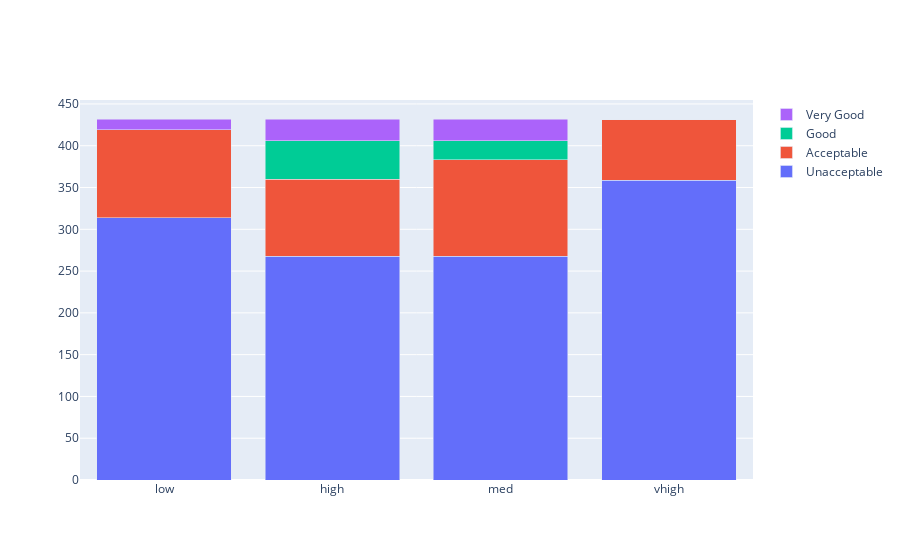

The notebook cell this image was saved under:
### Markdown cell above
**Gráfico "Custo de manutenção vs avaliação"**

### Code cell
configure_plotly_browser_state()
data = [
    go.Bar(
        x=a[1].index, # assign x as the dataframe column 'x'
        y=mc['unacc'],
        name='Unacceptable'
    ),
    go.Bar(
        x=a[1].index,
        y=mc['acc'],
        name='Acceptable'
    ),
    go.Bar(
        x=a[1].index,
        y=mc['good'],
        name='Good'
    ),
    go.Bar(
        x=a[1].index,
        y=mc['vgood'],
        name='Very Good'
    )

]

layout = go.Layout(
    barmode='stack',
    #title='Custo de manutenção vs avaliação'
)
fig = go.Figure(data=data, layout=layout)
print("\n\n\t\t\t\tCusto de manutenção vs avaliação")
py.iplot(fig, filename='cars_donut')

### Figure 1 — Plotly figure (JSON) as saved in the notebook; plotly's stock layout.template omitted (floating-point values rounded to 4 significant figures)
{"data": [{"y": [314, 268, 268, 359], "x": ["low", "high", "med", "vhigh"], "type": "bar", "name": "Unacceptable"}, {"y": [105, 92, 115, 72], "x": ["low", "high", "med", "vhigh"], "type": "bar", "name": "Acceptable"}, {"y": [0, 46, 23, 0], "x": ["low", "high", "med", "vhigh"], "type": "bar", "name": "Good"}, {"y": [13, 26, 26, 0], "x": ["low", "high", "med", "vhigh"], "type": "bar", "name": "Very Good"}], "layout": {"barmode": "stack"}}
